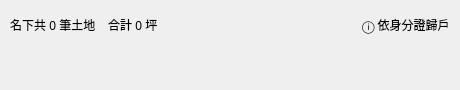
<?xml version="1.0" encoding="UTF-8"?>
<ui version="4.0">
 <class>ownerLandsBar</class>
 <widget class="QFrame" name="ownerLandsBar">
  <property name="geometry">
   <rect>
    <x>0</x>
    <y>0</y>
    <width>460</width>
    <height>90</height>
   </rect>
  </property>
  <property name="toolTip">
   <string/>
  </property>
  <layout class="QVBoxLayout" name="ownerLandsLayout" stretch="0,0">
   <property name="spacing">
    <number>8</number>
   </property>
   <property name="leftMargin">
    <number>10</number>
   </property>
   <property name="topMargin">
    <number>9</number>
   </property>
   <property name="rightMargin">
    <number>10</number>
   </property>
   <property name="bottomMargin">
    <number>10</number>
   </property>
   <item>
    <layout class="QHBoxLayout" name="ownerLandsHeaderRow" stretch="0,0,1,0">
     <property name="spacing">
      <number>12</number>
     </property>
     <item>
      <widget class="QLabel" name="ownerLandsSummaryLabel">
       <property name="text">
        <string>名下共 0 筆土地</string>
       </property>
       <property name="textFormat">
        <enum>Qt::TextFormat::RichText</enum>
       </property>
      </widget>
     </item>
     <item>
      <widget class="QLabel" name="ownerLandsTotalLabel">
       <property name="text">
        <string>合計 0 坪</string>
       </property>
      </widget>
     </item>
     <item>
      <spacer name="ownerLandsHeaderSpacer">
       <property name="orientation">
        <enum>Qt::Orientation::Horizontal</enum>
       </property>
       <property name="sizeHint" stdset="0">
        <size>
         <width>0</width>
         <height>0</height>
        </size>
       </property>
      </spacer>
     </item>
     <item>
      <widget class="QLabel" name="ownerLandsBasisLabel">
       <property name="text">
        <string>ⓘ 依身分證歸戶</string>
       </property>
       <property name="toolTip">
        <string>同一位地主的判斷方式：有身分證時依身分證，沒有時依姓名＋地址。身分證只有 5 碼時可能把不同人算在一起，請核對姓名與地址。</string>
       </property>
      </widget>
     </item>
    </layout>
   </item>
   <item>
    <widget class="QWidget" name="ownerLandsChips" native="true">
     <property name="toolTip">
      <string/>
     </property>
    </widget>
   </item>
  </layout>
 </widget>
 <resources/>
 <connections/>
</ui>
